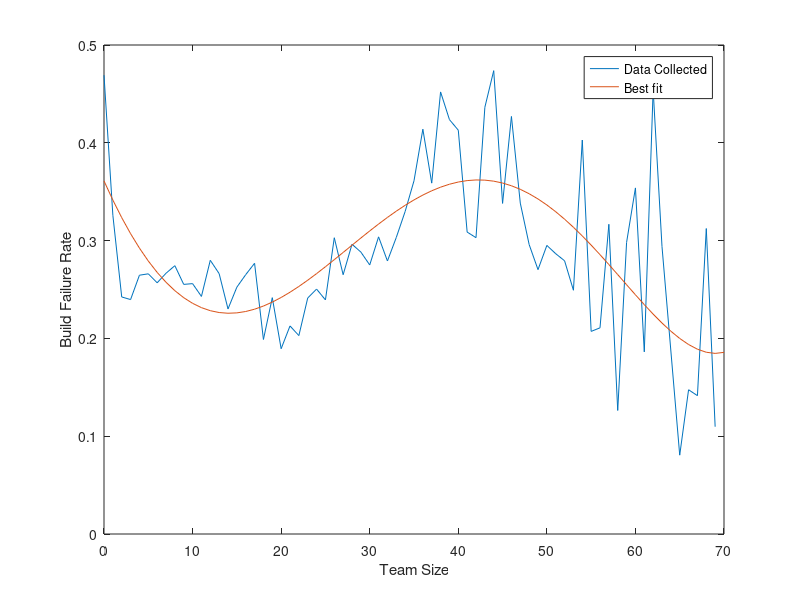

Recreate this plot in MATLAB.
x = [0,1,2,3,4,5,6,7,8,9,10,11,12,13,14,15,16,17,18,19,20,21,22,23,24,25,26,27,28,29,30,31,32,33,34,35,36,37,38,39,40,41,42,43,44,45,46,47,48,49,50,51,52,53,54,55,56,57,58,59,60,61,62,63,65,66,67,68,69];
y = [0.46909816735349535,0.32591291118707755,0.2423773668056271,0.23971175475927325,0.2646189873608293,0.26603440391345407,0.2568597003317137,0.2665937015710294,0.27437421271384804,0.25523238353712746,0.2560022672555638,0.24292968050962557,0.27985204007111997,0.266228138819593,0.23011067327892293,0.25238952482119037,0.26517888677495904,0.2767905348253736,0.1988905180417153,0.24166379813503913,0.18944431871048006,0.2127357234383055,0.2028783392523959,0.24129545671830646,0.2504271736104286,0.23936932886684037,0.30292589809037,0.2651185379313643,0.2962695100355075,0.28828752591043205,0.27510494567401805,0.3038382453949401,0.27915930249964993,0.30321646472971825,0.3297844227936128,0.3611873883774405,0.41390768875296474,0.3587616752341957,0.45202643562225736,0.42374243049552685,0.41289849151111085,0.3087278576013663,0.303008855504866,0.4363193461315547,0.47377844382554896,0.3380348976484233,0.4269473029761569,0.3383428369073366,0.2959831312655258,0.27031005036550104,0.2950882060160613,0.28659612982110105,0.279377133037139,0.24923621961890352,0.40282444469674183,0.20716159533098683,0.2108055721534719,0.31669648959657043,0.12631510413455477,0.29808429229216804,0.3538756416541659,0.18624243946938157,0.4541666666666666,0.2938413661386361,0.08061813186813187,0.1474952094952095,0.14145962732919254,0.3123408209437621,0.1096983679935625];

x1 = [0:1:70];
pf = polyfit(x,y,5);
pv = polyval(pf,x1);
plot(x,y);
hold on;
plot(x1,pv);
xlabel('Team Size');
ylabel('Build Failure Rate');
legend('Data Collected', 'Best fit');